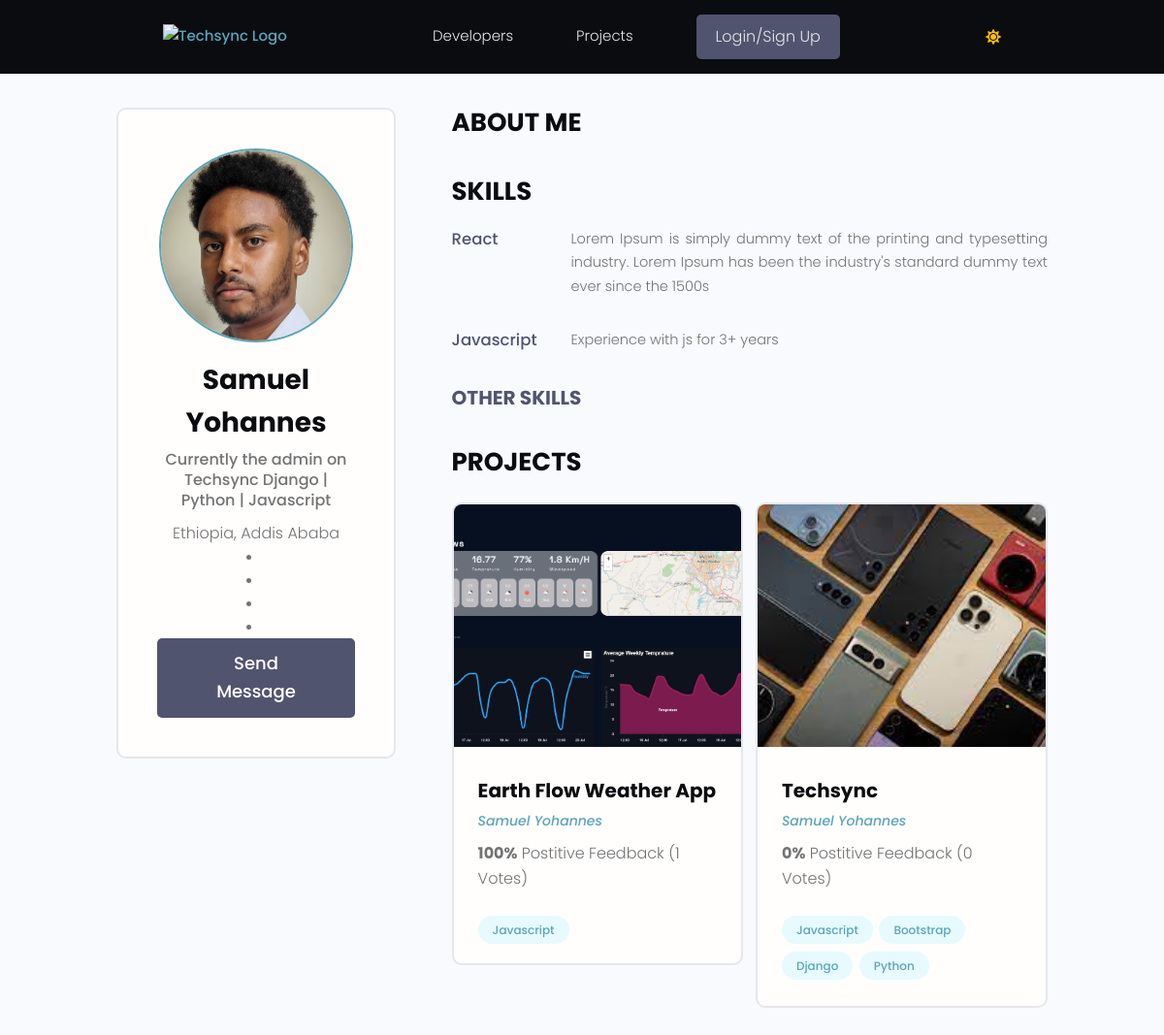
Page /profile/516ecd75-3648-47db-b327-c7662b1ae2bb/ on the earlier database version.
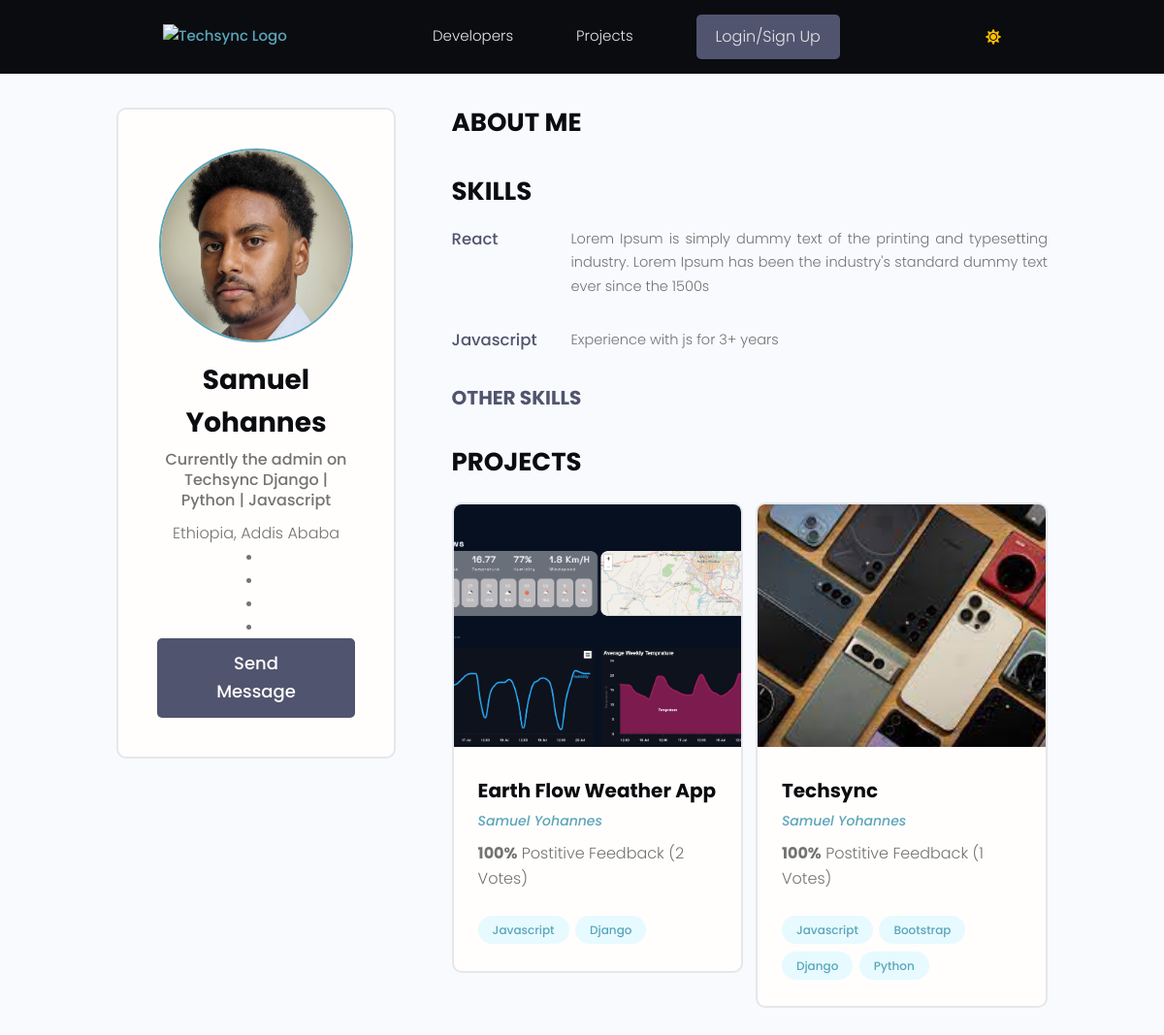
Same page on the later database version.
### users/models.py (models this page shows, shortened)
class Profile(models.Model):
    id = models.UUIDField(default=uuid.uuid4, primary_key=True, unique=True, editable=False, )
    user = models.OneToOneField(User, on_delete=models.CASCADE,null=True,blank=True)
    name = models.CharField(max_length=200, blank=True,null=True)
    username = models.CharField(max_length=200, blank=True,null=True,unique=True)
    headline = models.CharField(max_length=200, blank=True,null=True)
    about = models.TextField(blank=True, null=True)
    location = models.CharField(max_length=200, blank=True,null=True)
    profile_image = models.ImageField(null=True, blank=True,upload_to='profiles', default='default_profile.png')
    github_link = models.CharField(max_length=200, blank=True,null=True)
    twitter_link = models.CharField(max_length=200, blank=True,null=True)
    linkedin_link = models.CharField(max_length=200, blank=True,null=True)
    personal_link = models.CharField(max_length=200, blank=True,null=True)
    created_at = models.DateTimeField(auto_now_add=True)

class Skill(models.Model):
    id = models.UUIDField(default=uuid.uuid4, primary_key=True, unique=True, editable=False, )
    owner = models.ForeignKey(Profile, on_delete=models.CASCADE, null=True, blank=True)
    name = models.CharField(max_length=200, blank=True,null=True)
    description = models.TextField(blank=True, null=True)
    created_at = models.DateTimeField(auto_now_add=True)
    def __str__(self):
        return str(self.name)

### projects/models.py (models this page shows, shortened)
class Project(models.Model):
    id = models.UUIDField(default=uuid.uuid4, primary_key=True, unique=True, editable=False)
    owner = models.ForeignKey(Profile, on_delete=models.SET_NULL, null=True)
    title = models.CharField(max_length=100)
    description = models.TextField(null=True, blank=True)
    image = models.ImageField(null=True, blank=True, default='default.jpg', upload_to= 'project_image')
    demo_link = models.URLField(null=True, blank=True)
    source_link = models.URLField(null=True, blank=True)
    created_at = models.DateTimeField(auto_now_add=True)
    tags = models.ManyToManyField('Tag', blank=True)
    vote_count = models.IntegerField(default=0, null=True, blank=True)
    vote_ratio = models.IntegerField(default=0, null=True, blank=True)
    class Meta:
        ordering = ['-created_at']

class Tag(models.Model):
    id = models.UUIDField(default=uuid.uuid4, primary_key=True, unique=True, editable=False, )
    name = models.CharField(max_length=300)
    created_at = models.DateTimeField(auto_now_add=True)
    def __str__(self):
        return self.name

### users/views.py (the view)
# urls.py: path('profile/<str:pk>/', views.userProfile, name='user-profile'),
def userProfile(request, pk):
    profile = Profile.objects.get(id=pk)
    topSkills = profile.skill_set.exclude(description__exact="")
    otherSkills = profile.skill_set.filter(description="")
    context = {
        'profile': profile,
        'topSkills': topSkills,
        'otherSkills': otherSkills,
    }
    return render(request, 'users/user-profile.html', context)

### templates/users/user-profile.html (shortened to what this page needs)
{% extends "main/main.html" %}
{% block content %}
  <main class="profile my-md">
    <div class="container">
      <div class="layout">
        <div class="column column--1of3">
          <div class="card text-center">
            <div class="card__body dev">
              <img class="avatar avatar--xl" src="{{profile.profile_image.url}}" />
              <h2 class="dev__name">{{profile.name}}</h2>
              <p class="dev__title">{{profile.headline}}</p>
              <p class="dev__location">{{profile.location}}</p>
              {% if profile.github_link %}
                <li>
                </li>
              {% endif %}
              {% if profile.twitter_link %}
                <li>
                </li>
              {% endif %}
              {% if profile.linkedin_link %}
                <li>
                </li>
              {% endif %}
              {% if profile.personal_link %}
                <li>
                </li>
              {% endif %}
              <a href="{% url 'create-inbox' profile.id %}" class="btn btn--sub btn--lg">Send Message </a>
            </div>
          </div>
        </div>
        <div class="column column--2of3">
          <div class="devInfo">
            <h3 class="devInfo__title">About Me</h3>
          </div>
          <div class="devInfo">
            <h3 class="devInfo__title">Skills</h3>
            <div class="devInfo__skills">
            {% for topskill in topSkills %}
              <div class="devSkill">
                <h4 class="devSkill__title">{{topskill}}</h4>
                <p class="devSkill__info">
                  {{topskill.description}}
                </p>
              </div>
            {% endfor %}
              <h3 class="devInfo__subtitle">Other Skills</h3>
            </div>
          </div>
          <div class="devInfo">
            <h3 class="devInfo__title">Projects</h3>
            <div class="grid grid--two">
            {% for project in profile.project_set.all  %}
              <div class="column">
                <div class="card project">
                  <a href="{% url 'project_detail' project.pk %}" class="project">
                    <img class="project__thumbnail" src="{{project.image.url}}" alt="project thumbnail" />
                    <div class="card__body">
                      <h3 class="project__title">{{project.title}}</h3>
                      <p><a class="project__author" href="{% url 'user-profile' project.owner.pk %}">{{project.owner.name}}</a></p>
                      <p class="project--rating">
                        <span style="font-weight: bold;">{{project.vote_ratio}}%</span> Postitive
                        Feedback ({{project.vote_count}} Votes)
                      </p>
                      <div class="project__tags">
                        {% for tag in project.tags.all  %}
                        <span class="tag tag--pill tag--main">
                          <small>{{tag}}</small>
                        </span>
                        {% endfor %}
                      </div>
                    </div>
                  </a>
                </div>
              </div>
            {% endfor %}
            </div>
          </div>
        </div>
      </div>
    </div>
  </main>
{% endblock content %}

### templates/main/main.html (shortened to what this page needs)
{% load static %}
<!DOCTYPE html>
<html lang="en">
<head>
  <link rel="stylesheet" href="https://cdnjs.cloudflare.com/ajax/libs/selectize.js/0.13.3/css/selectize.min.css">
    <link rel="stylesheet" href="https://cdnjs.cloudflare.com/ajax/libs/font-awesome/5.15.4/css/all.min.css" />
    <link rel="stylesheet" href="https://cdn.iconmonstr.com/1.3.0/css/iconmonstr-iconic-font.min.css" />
    <link rel="stylesheet" href="{% static 'uikit/styles/uikit.css' %}" />
    <link rel="stylesheet" href="{% static 'styles/app.css' %}" />
</head>
<body>
    {% include "main/navbar.html" %}
    {% block content %}
    {% endblock content %}
</body>
</html>

### templates/main/navbar.html (shortened to what this page needs)
{% load static %}
<header class="header">
    <div class="container container--narrow">
        <a href="{% url 'projects'%}" class="header__logo">
            <img src="" alt="Techsync Logo" />
        </a>
        <nav class="header__nav">
            <ul class="header__menu">
                <li class="header__menuItem"><a href="{% url 'profiles' %}">Developers</a></li>
                <li class="header__menuItem"><a  href="{% url 'projects' %}">Projects</a></li>
                {% if request.user.is_authenticated %}
                <li class="header__menuItem"><a  href="{% url 'inbox' %}">Inbox</a></li>
                <li class="header__menuItem"><a  href="{% url 'user-account'%}">Account</a></li>
                <li class="header__menuItem"><a href="{% url 'logout' %}"  class="btn btn--sub">Logout</a></li>
                {% else %}
                <li class="header__menuItem"><a href="{% url 'login' %}" class="btn btn--sub">Login/Sign Up</a></li>
                {% endif %}
            </ul>
        </nav>
        <span id="mode-icon" class="fas fa-sun"></span>
    </div>
</header>
<link rel="stylesheet" href="{% static 'uikit/styles/modules/_variables.css' %}" id="theme-css">

### static/styles/app.css (style rules this page uses)
:root { --color-sub: #0b0c10; }
.btn--sub { background-color: var(--color-sub-light); }
.card { border: 2px solid var(--color-light); }
img { width: 100%; }
.header { position: sticky; z-index: 111; background-color: var(--color-sub); padding: 1.5rem 0; }
.header > .container { display: flex; justify-content: space-between; align-items: center; }
.header__logo > img { height: 3.8rem; }
.header__nav > ul { display: inline-flex; align-items: center; list-style: none; gap: 6.5rem; }
.header__menuItem > a { color: var(--color-light); font-weight: 300; }
.profile .card > .dev { padding: 4rem; }
.dev__name { color: var(--color-sub); font-size: 2.8rem; font-weight: 700; margin-top: 1rem; margin-bottom: 0.5rem; }
.dev__title { font-size: 1.6rem; font-weight: 500; line-height: 1.3; }
.dev__location { margin-top: 1rem; }
.devInfo { margin-bottom: 3rem; }
.devInfo__title, .devInfo__subtitle { font-size: 2.6rem; color: var(--color-sub); text-transform: uppercase; font-weight: 700; margin-bottom: 1.5rem; }
.devInfo__subtitle { font-size: 2rem; color: var(--color-sub-light); }
.devInfo__about, .devSkill__info { font-size: 1.45rem; line-height: 1.7; text-align: justify; }
.devSkill { margin-bottom: 3rem; }
.devSkill__title { font-size: 1.65rem; font-weight: 500; color: var(--color-sub-light); }
@media screen and (min-width: 700px) { .devSkill { display: flex; justify-content: space-between; gap: 3rem; } }
@media screen and (min-width: 700px) { .devSkill__info { flex-basis: 80%; } }
.project__author { font-size: 1.4rem; font-style: italic; }
.project--rating { margin-bottom: 1.6em; margin-top: .5em; }
.project__thumbnail { height: 25rem; object-fit: cover; object-position: top center; }
.project__title { font-size: 2rem; font-weight: 700; color: var(--color-sub); }

### static/uikit/styles/modules/_variables.css (style rules this page uses)
:root { --color-main: #5aa5b9; --color-main-light: #e6faff; --color-sub: #0b0c10; --color-sub-light: #51546e; --color-sub-lighter: #ededfd; --color-text: #737373; --color-gray: #8b8b8b; --color-light: #e5e7eb; --color-light-gray: #767676; --color-bg: #f8fafd; --color-white: #fffefd; --color-white-light: #f3f3f3; --color-success: #359e64; --color-success-bg: #def8e8; --color-error: #fc4b0b; --color-error-bg: #fff2ee; --font-base: 'Poppins', arial, helvetica, 'Segoe UI', roboto, ubuntu, sans-serif; --font-monospace: 'Fira Code', 'Courier New', courier, monospace; --font-regular: 300; --font-medium: 500; --font-bold: 700; --generic-shadow: 1px 1px 5px #00000010; --generic-transition: all 0.3s ease-in-out; }

### static/uikit/styles/modules/_base.css (style rules this page uses)
* { margin: 0; padding: 0; box-sizing: border-box; text-rendering: optimizeLegibility; color: inherit; font-size: inherit; }
html { font-size: 50%; }
@media only screen and (min-width: 480px) { html { font-size: 56.25%; } }
@media only screen and (min-width: 1200px) { html { font-size: 62.5%; } }
body { line-height: 1.6; font-weight: 400; font-size: 1.5rem; color: var(--color-text); background-color: var(--color-bg); min-height: 100vh; }

### static/uikit/styles/modules/_typography.css (style rules this page uses)
* { font-family: var(--font-base); }
h2 { font-size: 3.6rem; font-weight: var(--font-bold); }
h3 { font-size: 3.2rem; font-weight: var(--font-medium); }
h4 { font-size: 2.8rem; font-weight: var(--font-medium); }
p, span, strong { font-size: 1.6rem; color: var(--color-text); font-weight: var(--font-regular); }
a { padding-bottom: 2px; text-decoration: none; display: inline-block; color: var(--color-main); font-weight: var(--font-medium); }

### static/uikit/styles/modules/_utilities.css (style rules this page uses)
.container { width: 92%; max-width: 165rem; margin: 0 auto; box-sizing: border-box; }
.container--narrow { width: 92%; max-width: 120rem; }
@media screen and (min-width: 1000px) { .container { width: 90%; } }
@media screen and (min-width: 1000px) { .container--narrow { width: 85%; } }
@media screen and (min-width: 1200px) { .container { width: 80%; } }
@media screen and (min-width: 1200px) { .container--narrow { width: 72%; } }
.text-center { text-align: center; }
.my-md { margin: 3rem auto; }

### static/uikit/styles/modules/_avatar.css (style rules this page uses)
.avatar { border-radius: 50%; border: 2px solid var(--color-main); object-fit: cover; }
.avatar--xl { height: 20rem; width: 20rem; }

### static/uikit/styles/modules/_card.css (style rules this page uses)
.card { border-radius: 1rem; background-color: var(--color-white); border: 1.5px solid var(--color-light); width: auto; height: auto; margin-top: 0.5rem; margin-bottom: 0.5rem; overflow: hidden; }
.card__body, .card__header { padding: 2rem 2.5rem; }

### static/uikit/styles/modules/_layout.css (style rules this page uses)
.layout { display: flex; flex-flow: row wrap; justify-content: space-between; }
.layout > .column { margin-bottom: 3rem; }
.layout > .column.column--1of3 { flex-basis: 30%; }
.layout > .column.column--2of3 { flex-basis: 64%; }

Differences in the rows shown:
changed Project "Earth Flow Weather App": vote_count "1" → "2"; gains Tag (name "Django")
changed Project "Techsync": vote_ratio "0" → "100"; vote_count "0" → "1"
